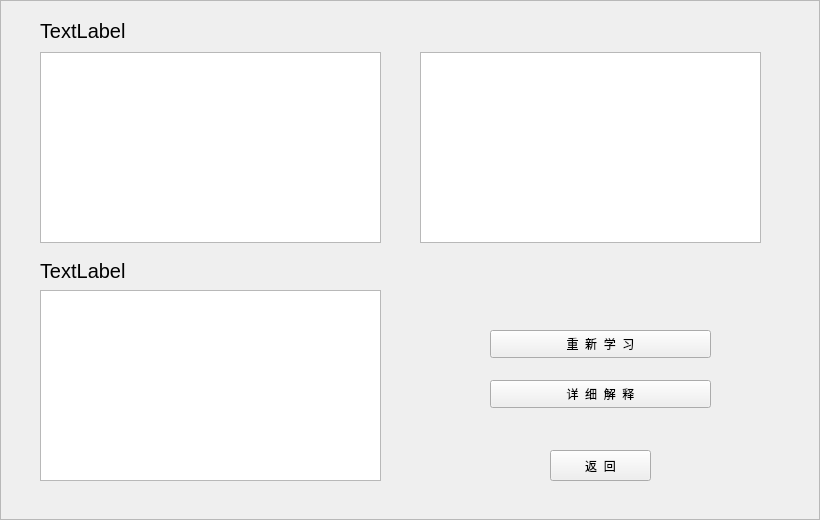
<?xml version="1.0" encoding="UTF-8"?>
<ui version="4.0">
 <class>UserWindow</class>
 <widget class="QMainWindow" name="UserWindow">
  <property name="geometry">
   <rect>
    <x>0</x>
    <y>0</y>
    <width>820</width>
    <height>520</height>
   </rect>
  </property>
  <property name="minimumSize">
   <size>
    <width>820</width>
    <height>520</height>
   </size>
  </property>
  <property name="maximumSize">
   <size>
    <width>820</width>
    <height>520</height>
   </size>
  </property>
  <property name="windowTitle">
   <string>学习历史</string>
  </property>
  <property name="tabShape">
   <enum>QTabWidget::Rounded</enum>
  </property>
  <widget class="QWidget" name="centralwidget">
   <widget class="QListWidget" name="learningList">
    <property name="geometry">
     <rect>
      <x>40</x>
      <y>290</y>
      <width>341</width>
      <height>191</height>
     </rect>
    </property>
   </widget>
   <widget class="QLabel" name="masteredLabel">
    <property name="geometry">
     <rect>
      <x>40</x>
      <y>10</y>
      <width>341</width>
      <height>41</height>
     </rect>
    </property>
    <property name="font">
     <font>
      <pointsize>15</pointsize>
     </font>
    </property>
    <property name="text">
     <string>TextLabel</string>
    </property>
   </widget>
   <widget class="QLabel" name="learningLabel">
    <property name="geometry">
     <rect>
      <x>40</x>
      <y>250</y>
      <width>341</width>
      <height>41</height>
     </rect>
    </property>
    <property name="font">
     <font>
      <pointsize>15</pointsize>
     </font>
    </property>
    <property name="text">
     <string>TextLabel</string>
    </property>
   </widget>
   <widget class="QPushButton" name="detailBtn">
    <property name="geometry">
     <rect>
      <x>490</x>
      <y>380</y>
      <width>221</width>
      <height>28</height>
     </rect>
    </property>
    <property name="toolTipDuration">
     <number>-1</number>
    </property>
    <property name="text">
     <string>详  细  解  释</string>
    </property>
   </widget>
   <widget class="QPushButton" name="exitBtn">
    <property name="geometry">
     <rect>
      <x>550</x>
      <y>450</y>
      <width>101</width>
      <height>31</height>
     </rect>
    </property>
    <property name="text">
     <string>返  回</string>
    </property>
   </widget>
   <widget class="QListWidget" name="masteredList">
    <property name="geometry">
     <rect>
      <x>40</x>
      <y>52</y>
      <width>341</width>
      <height>191</height>
     </rect>
    </property>
   </widget>
   <widget class="QTextBrowser" name="transBrowser">
    <property name="geometry">
     <rect>
      <x>420</x>
      <y>52</y>
      <width>341</width>
      <height>191</height>
     </rect>
    </property>
   </widget>
   <widget class="QPushButton" name="relearnBtn">
    <property name="geometry">
     <rect>
      <x>490</x>
      <y>330</y>
      <width>221</width>
      <height>28</height>
     </rect>
    </property>
    <property name="text">
     <string>重  新  学  习</string>
    </property>
   </widget>
   <widget class="QFrame" name="bgImg">
    <property name="geometry">
     <rect>
      <x>0</x>
      <y>0</y>
      <width>820</width>
      <height>520</height>
     </rect>
    </property>
    <property name="styleSheet">
     <string notr="true"/>
    </property>
    <property name="frameShape">
     <enum>QFrame::StyledPanel</enum>
    </property>
    <property name="frameShadow">
     <enum>QFrame::Raised</enum>
    </property>
   </widget>
   <zorder>bgImg</zorder>
   <zorder>learningList</zorder>
   <zorder>masteredLabel</zorder>
   <zorder>learningLabel</zorder>
   <zorder>detailBtn</zorder>
   <zorder>exitBtn</zorder>
   <zorder>masteredList</zorder>
   <zorder>transBrowser</zorder>
   <zorder>relearnBtn</zorder>
  </widget>
 </widget>
 <resources/>
 <connections>
  <connection>
   <sender>exitBtn</sender>
   <signal>clicked()</signal>
   <receiver>UserWindow</receiver>
   <slot>close()</slot>
   <hints>
    <hint type="sourcelabel">
     <x>683</x>
     <y>509</y>
    </hint>
    <hint type="destinationlabel">
     <x>743</x>
     <y>530</y>
    </hint>
   </hints>
  </connection>
 </connections>
</ui>
